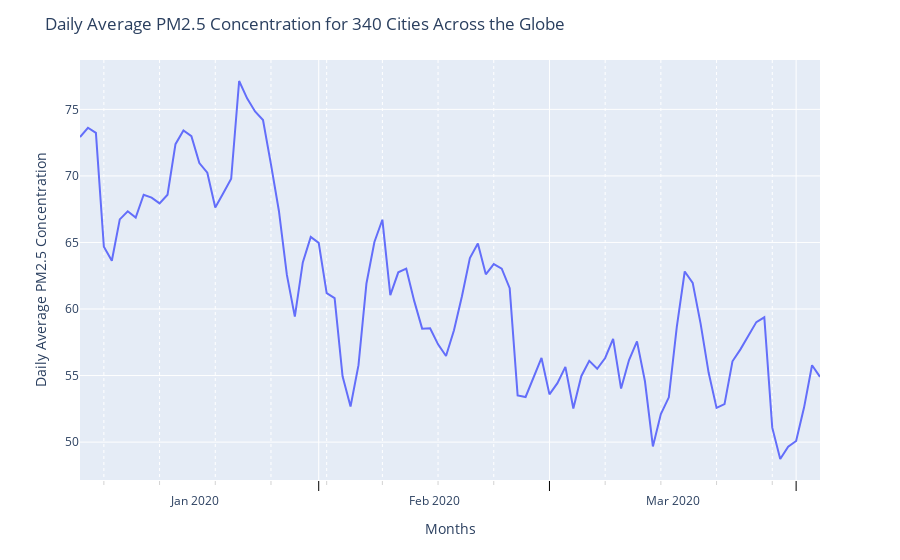

The code cell stored with this chart in its notebook:
### Code cell
import pandas as pd
import plotly.express as px

# Group the data to get the mean target per day
df_grouped = df_raw.groupby("Date", as_index=False)["target"].mean()

# Create the plot with the grouped data
fig = px.line(df_grouped, x="Date", y="target")

# Customize the x-axis
fig.update_xaxes(
    ticks="outside",
    dtick="M1",
    ticklabelmode="period",
    tickcolor="black",
    ticklen=10,
    minor=dict(
        ticklen=4,
        dtick=7*24*60*60*1000,  # 7 days in milliseconds
        tick0="2016-07-03",
        griddash='dot',
        gridcolor='white',
        tickcolor="lightgrey"
    )
)

# Update layout
fig.update_layout({
    "title": 'Daily Average PM2.5 Concentration for 340 Cities Across the Globe',
    "xaxis": {"title": "Months"},
    "yaxis": {"title": "Daily Average PM2.5 Concentration"},
    "showlegend": False
})

# Show the plot
fig.show()

### Figure 1 — Plotly figure (JSON) as saved in the notebook; plotly's stock layout.template omitted (floating-point values rounded to 4 significant figures)
{"data": [{"hovertemplate": "Date=%{x}<br>target=%{y}<extra></extra>", "legendgroup": "", "line": {"color": "#636efa", "dash": "solid"}, "marker": {"symbol": "circle"}, "mode": "lines", "name": "", "orientation": "v", "showlegend": false, "type": "scatter", "x": ["2020-01-02", "2020-01-03", "2020-01-04", "2020-01-05", "2020-01-06", "2020-01-07", "2020-01-08", "2020-01-09", "2020-01-10", "2020-01-11", "2020-01-12", "2020-01-13", "2020-01-14", "2020-01-15", "2020-01-16", "2020-01-17", "2020-01-18", "2020-01-19", "2020-01-20", "2020-01-21", "2020-01-22", "2020-01-23", "2020-01-24", "2020-01-25", "2020-01-26", "2020-01-27", "2020-01-28", "2020-01-29", "2020-01-30", "2020-01-31", "2020-02-01", "2020-02-02", "2020-02-03", "2020-02-04", "2020-02-05", "2020-02-06", "2020-02-07", "2020-02-08", "2020-02-09", "2020-02-10", "2020-02-11", "2020-02-12", "2020-02-13", "2020-02-14", "2020-02-15", "2020-02-16", "2020-02-17", "2020-02-18", "2020-02-19", "2020-02-20", "2020-02-21", "2020-02-22", "2020-02-23", "2020-02-24", "2020-02-25", "2020-02-26", "2020-02-27", "2020-02-28", "2020-02-29", "2020-03-01", "2020-03-02", "2020-03-03", "2020-03-04", "2020-03-05", "2020-03-06", "2020-03-07", "2020-03-08", "2020-03-09", "2020-03-10", "2020-03-11", "2020-03-12", "2020-03-13", "2020-03-14", "2020-03-15", "2020-03-16", "2020-03-17", "2020-03-18", "2020-03-19", "2020-03-20", "2020-03-21", "2020-03-22", "2020-03-23", "2020-03-24", "2020-03-25", "2020-03-26", "2020-03-27", "2020-03-28", "2020-03-29", "2020-03-30", "2020-03-31", "2020-04-01", "2020-04-02", "2020-04-03", "2020-04-04"], "xaxis": "x", "y": [72.92, 73.62, 73.23, 64.68, 63.62, 66.73, 67.34, 66.87, 68.59, 68.36, 67.93, 68.59, 72.39, 73.41, 72.99, 70.96, 70.24, 67.62, 68.7, 69.78, 77.13, 75.83, 74.84, 74.2, 70.87, 67.37, 62.56, 59.43, 63.51, 65.41, 64.97, 61.2, 60.82, 54.94, 52.68, 55.78, 61.92, 65.04, 66.71, 61.05, 62.75, 63.03, 60.61, 58.53, 58.55, 57.35, 56.47, 58.4, 60.96, 63.83, 64.93, 62.61, 63.37, 63.03, 61.56, 53.51, 53.39, 54.83, 56.32, 53.59, 54.43, 55.65, 52.53, 54.95, 56.11, 55.51, 56.32, 57.76, 54.03, 56.16, 57.57, 54.57, 49.68, 52.11, 53.36, 58.63, 62.82, 61.97, 58.89, 55.23, 52.57, 52.85, 56.07, 56.97, 57.95, 59.02, 59.38, 51.08, 48.73, 49.66, 50.08, 52.61, 55.77, 54.9], "yaxis": "y"}], "layout": {"legend": {"tracegroupgap": 0}, "margin": {"t": 60}, "showlegend": false, "title": {"text": "Daily Average PM2.5 Concentration for 340 Cities Across the Globe"}, "xaxis": {"anchor": "y", "domain": [0, 1], "dtick": "M1", "minor": {"dtick": 604800000, "gridcolor": "white", "griddash": "dot", "tick0": "2016-07-03", "tickcolor": "lightgrey", "ticklen": 4}, "tickcolor": "black", "ticklabelmode": "period", "ticklen": 10, "ticks": "outside", "title": {"text": "Months"}}, "yaxis": {"anchor": "x", "domain": [0, 1], "title": {"text": "Daily Average PM2.5 Concentration"}}}}
